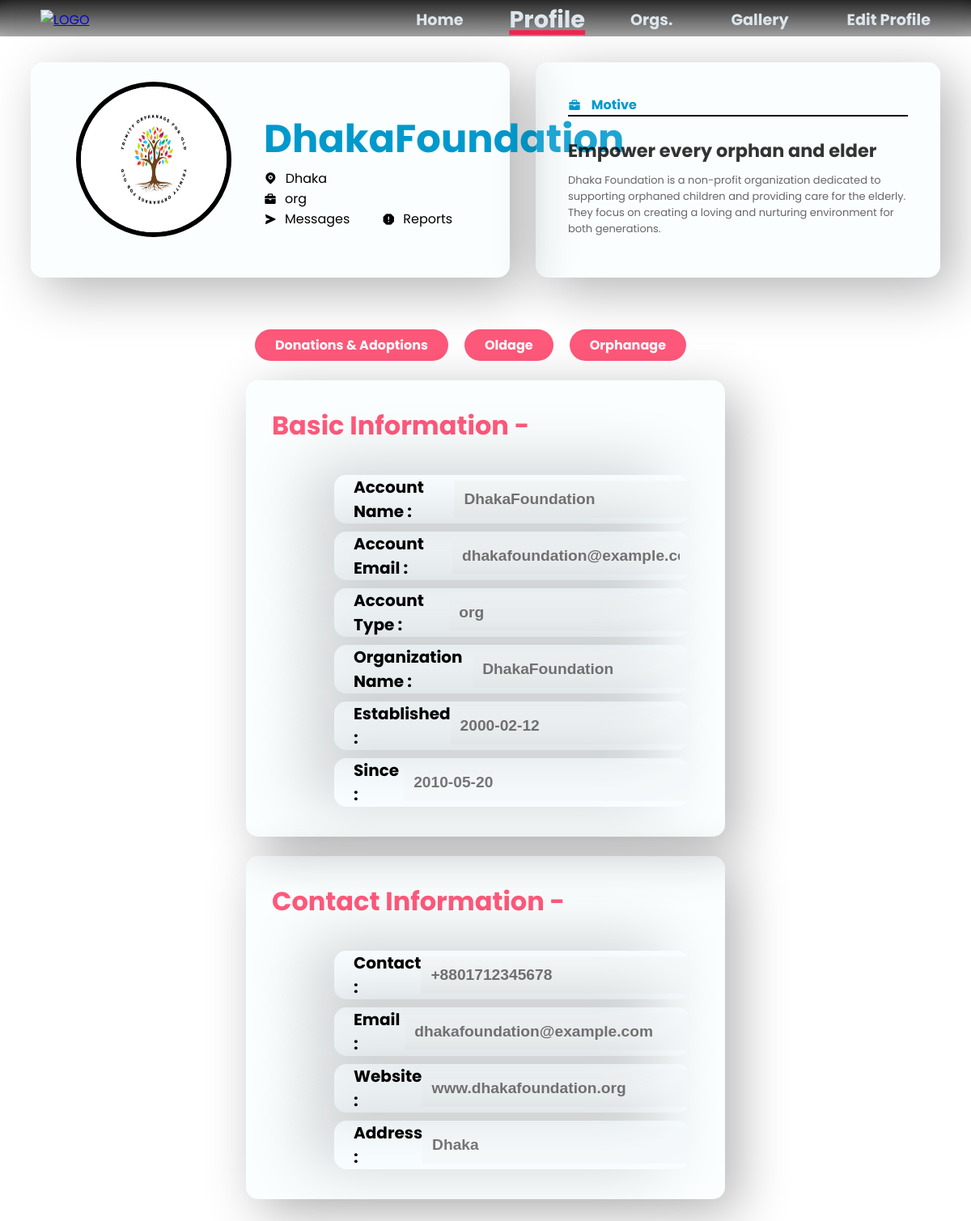
/Root/Dashboards/Own-Profiles/Org/PROFILE_DETAILS.php (signed in), run on an earlier commit of the app's database.
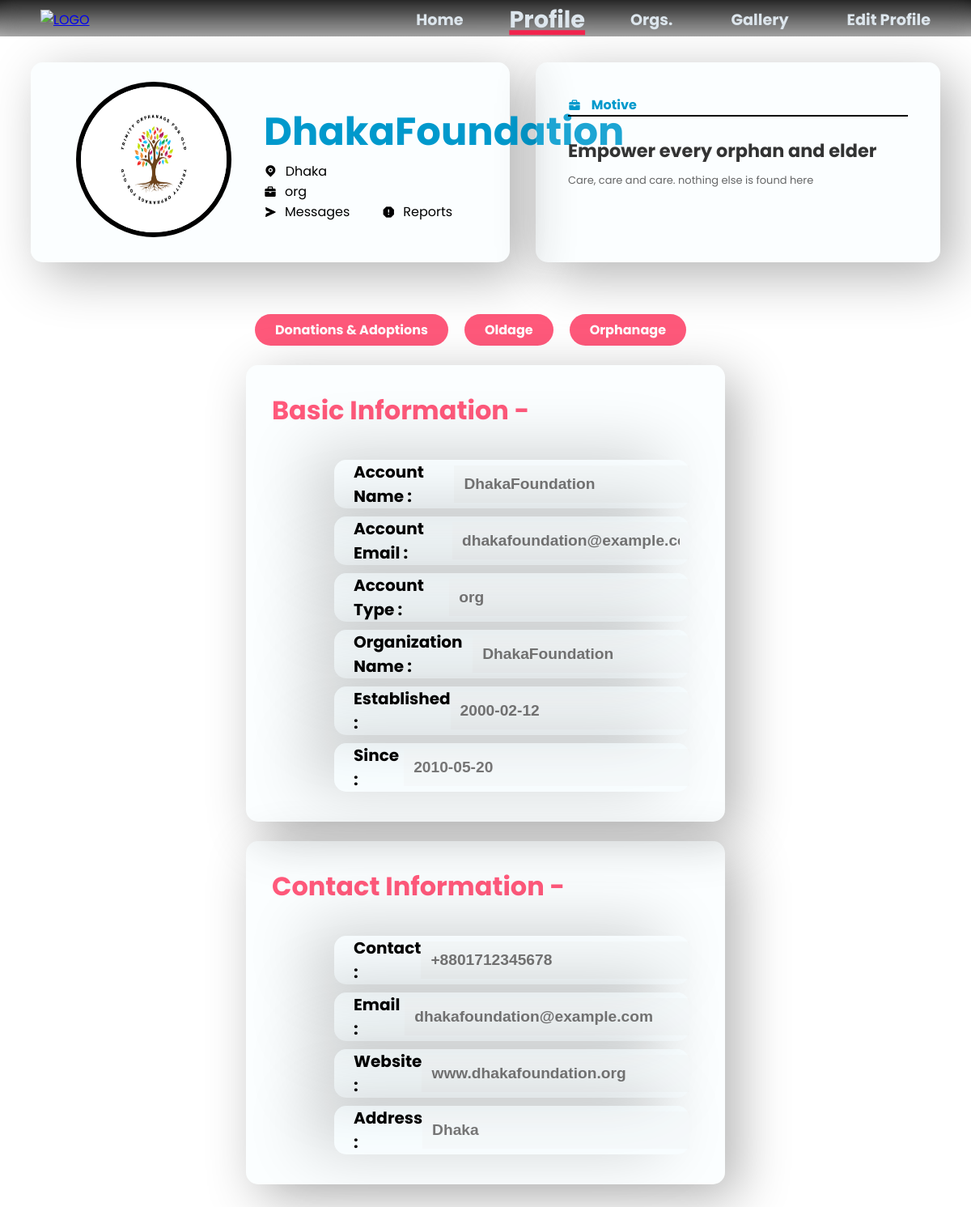
And on a later commit of the database.
### tables this page shows
CREATE TABLE `org_list` (
  `org_id` int(11) NOT NULL,
  `org_name` varchar(30) DEFAULT NULL,
  `acc_id` int(11) NOT NULL,
  `org_description` text DEFAULT NULL,
  `org_email` varchar(30) DEFAULT NULL,
  `org_phone` varchar(20) DEFAULT NULL,
  `org_website` varchar(30) DEFAULT NULL,
  `org_logo` varchar(255) DEFAULT NULL,
  `established` date DEFAULT NULL,
  `org_location` varchar(30) DEFAULT NULL,
  `org_vision` varchar(30) DEFAULT NULL,
  `org_reviews` decimal(2,2) DEFAULT NULL
);

CREATE TABLE `accounts` (
  `acc_id` int(11) NOT NULL,
  `acc_name` varchar(30) NOT NULL,
  `acc_pass` varchar(255) NOT NULL,
  `acc_email` varchar(30) NOT NULL,
  `role` varchar(10) NOT NULL,
  `acc_join_date` date NOT NULL
);

### Root/Dashboards/Own-Profiles/Org/PROFILE_DETAILS_BE.php (called while the page is built, shortened)
<?php
    include('/xampp/htdocs/DBMS_Project_Organized_One/Includes/db_con.php');
    if (!isset($_SESSION['acc_id']) && !isset($_SESSION['role'])) {
        $_SESSION['notify'] = "Warning: Please login first.";
        header("Location: /Root/Login_Page/LOGIN_FORM.php");
        exit();
    } else {
        $acc_id = $_SESSION['acc_id'];
        $sql = "SELECT acc.acc_name, acc.acc_email, acc.role, acc.acc_join_date, org.org_id, org.org_name, org.org_description, org.org_email, org.org_phone, org.org_website, org.org_logo, org.established, org.org_location, org.org_vision, org.org_reviews FROM accounts AS acc LEFT JOIN org_list AS org ON acc.acc_id = org.acc_id Where acc.acc_id = $acc_id";
        $sql_result = mysqli_query($con, $sql);
        if (mysqli_num_rows($sql_result) == 1) {
            $row = mysqli_fetch_array($sql_result);
            $acc_name = $row['acc_name'];
            $acc_email = $row['acc_email'];
            $role = $row['role'];
            $acc_join_date = $row['acc_join_date'];
            $org_name = $row['org_name'];
            $org_description = $row['org_description'];
            $org_email = $row['org_email'];
            $org_phone = $row['org_phone'];
            $org_website = $row['org_website'];
            $org_logo = $row['org_logo'];
            $established = $row['established'];
            $org_location = $row['org_location'];
            $org_vision = $row['org_vision'];
        }
        else {
            echo "User data not found.";
        }
    }
?>

### Root/Dashboards/Own-Profiles/Org/PROFILE_DETAILS.php (the view, shortened to what the changed rows need)
<?php
    include("/xampp/htdocs/DBMS_Project_Organized_One/Root/Dashboards/Own-Profiles/Org/PROFILE_DETAILS_BE.php");
?>
<!DOCTYPE html>
<html lang="en">
<head>
    <link rel="stylesheet" href="fonts/remixicon.css">
    <link href='https://unpkg.com/boxicons@2.1.4/css/boxicons.min.css' rel='stylesheet'>
    <link href="https://cdn.jsdelivr.net/npm/remixicon@3.5.0/fonts/remixicon.css" rel="stylesheet"/>
    <link rel="stylesheet" href="https://cdn.jsdelivr.net/npm/swiper@10/swiper-bundle.min.css"/>
    <link rel="stylesheet" href="/Root/Dashboards/Own-Profiles/Org/PROFILE_DETAILS_STYLE.css">
</head>
<body>
    <div class="container">
        <div class="left_portion">
            <div class="userDetails1">
                <div>
                    <img src= "<?php echo $org_logo ?>" alt="profile" width="250px" height="250px">
                </div>
                <div class="userDetails">
                    <div class="userName">
                        <h1><?php echo $org_name ?></h1>
                    </div>
                    <div class="map">
                        <i class="ri-map-pin-fill ri"></i>
                        <p><?php echo $org_location ?></p>
                    </div>
                    <div class="map">
                        <i class='bx bxs-briefcase'></i>
                        <p><?php echo $role ?></p>
                    </div>
                </div>
            </div>
            <div class="work">
                <div class="primary">
                    <h1><?php echo $org_vision ?></h1>
                    <p><?php echo $org_description ?></p>
                </div>
            </div>
        </div>
        <div class="right_portion">
            <div class="plate">
                <h1 class="heading">Basic Information -</h1>
                <div class="info_box">
                    <div class="top">
                        <div class="cel">
                            <label>Account Name :</label>
                            <input placeholder="<?php echo $acc_name ?>" disabled>
                        </div>
                        <div class="cel">
                            <label>Account Email :</label>
                            <input placeholder="<?php echo $acc_email ?>" disabled>
                        </div>
                        <div class="cel">
                            <label>Account Type :</label>
                            <input placeholder="<?php echo $role ?>" disabled>
                        </div>
                        <div class="cel">
                            <label>Organization Name :</label>
                            <input placeholder="<?php echo $org_name ?>" disabled>
                        </div>
                        <div class="cel">
                            <label>Established :</label>
                            <input placeholder="<?php echo $established ?>" disabled>
                        </div>
                        <div class="cel">
                            <label>Since :</label>
                            <input placeholder="<?php echo $acc_join_date ?>" disabled>
                        </div>
                    </div>
                </div>
            </div>
            <div class="plate">
                <h1 class="heading">Contact Information -</h1>
                <div class="info_box">
                    <div class="top">
                        <div class="cel">
                            <label>Contact :</label>
                            <input placeholder="<?php echo $org_phone ?>" disabled>
                        </div>
                        <div class="cel">
                            <label>Email :</label>
                            <input placeholder="<?php echo $org_email ?>" disabled>
                        </div>
                        <div class="cel">
                            <label>Website :</label>
                            <input placeholder="<?php echo $org_website ?>" disabled>
                        </div>
                        <div class="cel">
                            <label>Address :</label>
                            <input placeholder="<?php echo $org_location ?>" disabled>
                        </div>
                    </div>
                </div>
            </div>
        </div>
    </div>
</body>
</html>

What changed in the data, as far as the page shows it:
changed org_list "DhakaFoundation": org_description "Dhaka Foundation is a non-profit organization dedicated to supporting orphaned children and providing care for the elderly. They focus on creating a loving and nurturing environment for both generations." → "Care, care and care. nothing else is found here"
